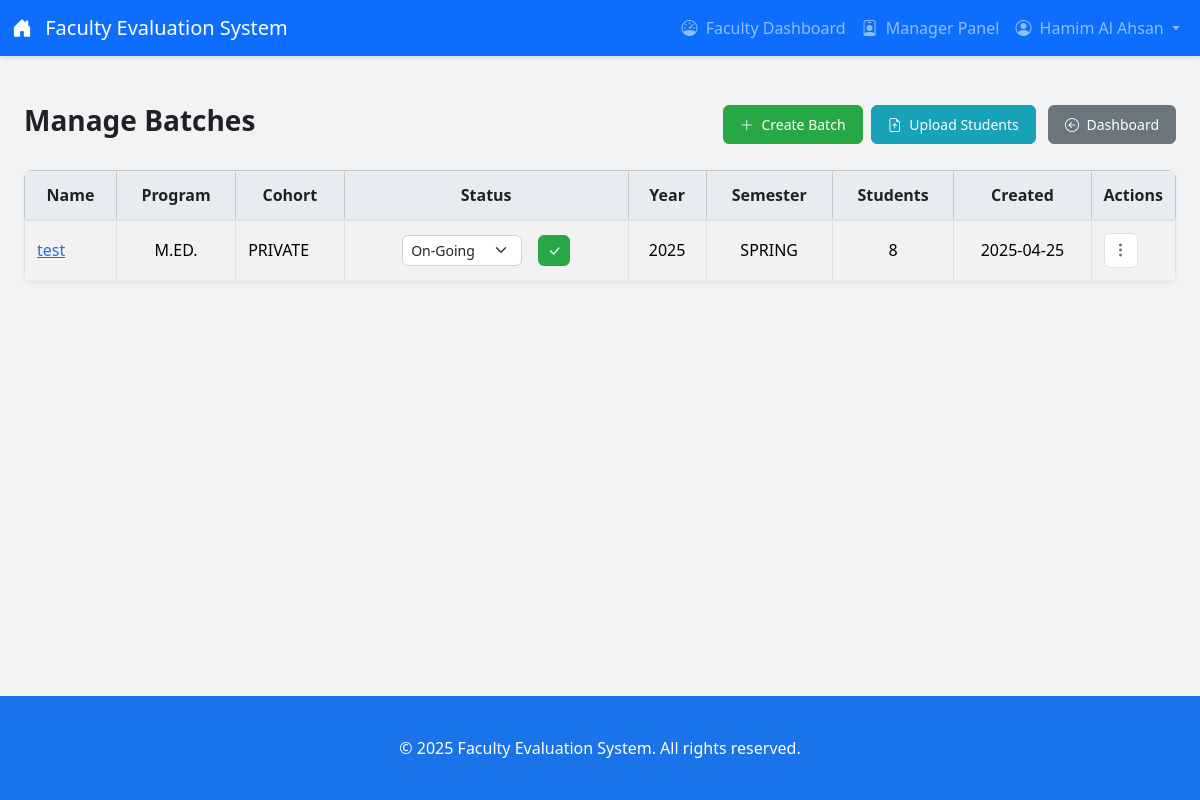
The page /managerpanel/batches/ (signed in) on the database its author committed.
### managerpanel/models.py (models this page shows, shortened)
class Batch(models.Model):
    STATUS_ONGOING = 'ongoing'; STATUS_GRADUATED = 'graduated'
    BATCH_STATUS_CHOICES = [(STATUS_ONGOING, 'On-Going'), (STATUS_GRADUATED, 'Graduated')]
    name = models.CharField(max_length=150, unique=True, help_text="Unique name for the batch")
    cohort = models.ForeignKey(Cohort, on_delete=models.PROTECT, related_name='batches', help_text="The cohort this batch belongs to")
    program = models.ForeignKey(Program, on_delete=models.PROTECT, related_name='batches', null=False, blank=False, help_text="The academic program this batch is for")
    year = models.PositiveIntegerField(help_text="Year the batch started/enrolled")
    semester = models.ForeignKey(Semester, on_delete=models.SET_NULL, null=True, blank=True, help_text="Optional: Semester the batch started/enrolled")
    status = models.CharField(max_length=10, choices=BATCH_STATUS_CHOICES, default=STATUS_ONGOING, db_index=True, help_text="Current status of the batch")
    created_at = models.DateTimeField(auto_now_add=True)
    class Meta: verbose_name = "Batch"; verbose_name_plural = "Batches"; ordering = ['-year', 'status', 'semester__name', 'program__code', 'cohort__name', 'name']

class Cohort(models.Model):
    name = models.CharField(max_length=100, unique=True, help_text="Name of the cohort")
    description = models.TextField(blank=True, null=True, help_text="Optional description")
    class Meta: verbose_name = "Cohort"; verbose_name_plural = "Cohorts"; ordering = ['name']

### responseupload/models.py (models this page shows, shortened)
class Program(models.Model):
    name = models.CharField(max_length=200, help_text="Full name of the program.")
    code = models.CharField(max_length=10, unique=True, help_text="Short unique code for the program.")
    class Meta:
        verbose_name = "Program"
        verbose_name_plural = "Programs"
        ordering = ['name']

class Semester(models.Model):
    name = models.CharField(max_length=20, unique=True, help_text="Name of the semester (e.g., Spring, Summer, Fall).")
    class Meta:
        verbose_name = "Semester"
        verbose_name_plural = "Semesters"
        ordering = ['name']

### managerpanel/views.py (the view)
# urls.py: path('batches/', views.list_batches, name='list_batches'),
@login_required
@user_passes_test(is_manager, login_url=reverse_lazy('responseupload:login'))
def list_batches(request):
    batches = Batch.objects.select_related(
        'semester', 'cohort', 'program'
    ).prefetch_related(
        'students' # For student count display
    ).all().order_by('-year', 'status', 'semester__name', 'name')
    context = {'batches': batches}
    return render(request, 'managerpanel/list_batches.html', context)

### managerpanel/templatetags/manager_tags.py (called while the page is built)
@register.simple_tag
def is_manager_user(user):
    if not user.is_authenticated:
        return False
    try:
        return user.managerprofile.is_manager
    except ManagerProfile.DoesNotExist:
        return False
    except AttributeError: # Handles cases like AnonymousUser more explicitly
         return False

### managerpanel/views.py (called while the page is built)
def is_manager(user):
    if not user.is_authenticated:
        return False
    return ManagerProfile.objects.filter(user=user, is_manager=True).exists()

### managerpanel/templates/managerpanel/list_batches.html (shortened to what this page needs)
{% extends 'responseupload/base.html' %}
{% load static %}
{% block content %}
<div class="container mt-4">
    <div class="d-flex justify-content-between align-items-center mb-4 flex-wrap gap-2">
        <h2>Manage Batches</h2>
        <div class="text-nowrap">
            <a href="{% url 'managerpanel:create_batch' %}" class="btn btn-success btn-sm me-1">
                <i class="bi bi-plus-lg me-1"></i> Create Batch
            </a>
            <a href="{% url 'managerpanel:upload_students_csv' %}" class="btn btn-info btn-sm text-white">
                <i class="bi bi-file-earmark-arrow-up me-1"></i> Upload Students
            </a>
            <a href="{% url 'managerpanel:manager_dashboard' %}" class="btn btn-secondary btn-sm ms-2">
                <i class="bi bi-arrow-left-circle me-1"></i> Dashboard
            </a>
        </div>
    </div>
    {% if batches %}
        <div class="table-responsive shadow-sm rounded">
            <table class="table table-striped table-hover table-bordered table-sm mb-0 align-middle">
                <thead class="table-light text-center">
                    <tr>
                        <th>Name</th>
                        <th>Program</th>
                        <th>Cohort</th>
                        <th style="min-width: 200px;">Status</th>
                        <th>Year</th>
                        <th>Semester</th>
                        <th>Students</th>
                        <th>Created</th>
                        <th class="actions-col">Actions</th>
                    </tr>
                </thead>
                <tbody>
                    {% for batch in batches %}
                        <tr>
                            <td><a href="{% url 'managerpanel:batch_detail' batch.id %}" class="batch-name-link">{{ batch.name }}</a></td>
                            <td class="text-center-col">{{ batch.program.code|default:"N/A" }}</td>
                            <td>{{ batch.cohort.name|default:"N/A" }}</td>
                            <td>
                                <form action="{% url 'managerpanel:update_batch_status' batch.id %}" method="post" class="status-form-inline">
                                    <select name="status" class="form-select form-select-sm" aria-label="Batch Status for {{ batch.name }}">
                                        {% for value, display in batch.BATCH_STATUS_CHOICES %}
                                            <option value="{{ value }}" {% if batch.status == value %}selected{% endif %}>
                                                {{ display }}
                                            </option>
                                        {% endfor %}
                                    </select>
                                    <button type="submit" class="btn btn-sm" title="Update Status">
                                        <i class="bi bi-check-lg"></i>
                                    </button>
                                </form>
                            </td>
                            <td class="text-center-col">{{ batch.year }}</td>
                            <td class="text-center-col">{{ batch.semester.name|default:"N/A" }}</td>
                            <td class="text-center-col">{{ batch.students.count }}</td>
                            <td class="text-center-col">{{ batch.created_at|date:"Y-m-d" }}</td>
                            <td class="actions-col text-center-col">
                                <div class="dropdown action-dropdown">
                                    <button class="btn btn-action" type="button" id="actionMenuButton-{{ batch.id }}" data-bs-toggle="dropdown" data-bs-boundary="viewport" aria-expanded="false" title="Actions for {{ batch.name }}">
                                        <i class="bi bi-three-dots-vertical"></i>
                                    </button>
                                </td>
                            </tr>
                        {% endfor %}
                    </tbody>
                </table>
            </div>
        {% else %}
            <div class commented alert alert-info">No batches created yet. Start by <a href="{% url 'managerpanel:create_batch' %}" class="alert-link">creating a new batch</a>.</div>
        {% endif %}
    </div>
{% endblock %}

### responseupload/templates/responseupload/base.html (shortened to what this page needs)
{% load static %}
{% load manager_tags %}
<!DOCTYPE html>
<html lang="en">
<head>
    <link rel="stylesheet" href="https://cdn.jsdelivr.net/npm/bootstrap@5.3.3/dist/css/bootstrap.min.css">
    <link rel="stylesheet" href="https://cdn.jsdelivr.net/npm/bootstrap-icons@1.11.3/font/bootstrap-icons.min.css">
</head>
<body>
    <nav class="navbar navbar-expand-lg navbar-dark bg-primary">
        <div class="container-fluid">
            <a class="navbar-brand" href="{% url 'responseupload:dashboard' %}">
                <i class="bi bi-house-door-fill me-2"></i> Faculty Evaluation System
            </a>
            <div class="collapse navbar-collapse" id="navbarNav">
                <ul class="navbar-nav ms-auto">
                    {% if user.is_authenticated %}
                        <li class="nav-item">
                            <a class="nav-link " aria-current="page" href="{% url 'responseupload:dashboard' %}"><i class="bi bi-speedometer me-1"></i> Faculty Dashboard</a>
                        </li>
                        {% is_manager_user user as user_is_manager %}
                        {% if user_is_manager %}
                            <li class="nav-item">
                                <a class="nav-link " href="{% url 'managerpanel:manager_dashboard' %}"><i class="bi bi-person-badge me-1"></i> Manager Panel</a>
                            </li>
                        {% endif %}
                        <li class="nav-item dropdown">
                            <a class="nav-link dropdown-toggle" href="#" id="navbarDropdown" role="button" data-bs-toggle="dropdown" aria-expanded="false">
                                <i class="bi bi-person-circle me-1"></i> {{ user.get_full_name|default:user.username }}
                            </a>
                        </li>
                    {% else %}
                        <li class="nav-item">
                            <a class="nav-link" href="{% url 'responseupload:login' %}"><i class="bi bi-box-arrow-in-right me-1"></i> Login</a>
                        </li>
                    {% endif %}
                </ul>
            </div>
        </div>
    </nav>
    <main class="main-content">
        {% block content %}
        {% endblock %}
    </main>
    <footer class="text-center">
        <div class="container">
            <p class="mb-0">© {% now "Y" %} Faculty Evaluation System. All rights reserved.</p>
        </div>
    </footer>
</body>
</html>

### responseupload/templates/responseupload/base.html (style rules this page uses)
:root { --primary-color: #1a73e8; --secondary-color: #f1f3f4; --text-color: #202124; }
body { display: flex; flex-direction: column; min-height: 100vh; color: var(--text-color); background-color: var(--secondary-color); }
.navbar { box-shadow: 0 2px 4px rgba(0,0,0,0.1); transition: all 0.3s ease; }
.nav-link { transition: color 0.2s ease-in-out; }
.main-content { flex: 1 0 auto; padding-bottom: 2rem; }
footer { background-color: var(--primary-color); color: white; padding: 1rem 0; margin-top: auto; }

### managerpanel/templates/managerpanel/list_batches.html (style rules this page uses)
.container { max-width: 1400px; padding: 1.5rem; }
h2 { font-size: 1.75rem; font-weight: 600; color: var(--text-color); }
.btn { border-radius: 0.375rem; transition: all 0.2s ease; }
.btn-success, .btn-info, .btn-secondary { font-weight: 500; padding: 0.5rem 1rem; }
.btn-success { background-color: #28a745; border-color: #28a745; }
.btn-info { background-color: #17a2b8; border-color: #17a2b8; }
.table { border-radius: 0.5rem; overflow: hidden; box-shadow: 0 2px 8px rgba(0, 0, 0, 0.05); background-color: #fff; }
.table th { background-color: #e9ecef; color: var(--text-color); font-weight: 600; padding: 0.75rem; text-align: center; border-bottom: 2px solid #dee2e6; }
.table td { vertical-align: middle; padding: 0.75rem; border-bottom: 1px solid #e9ecef; }
.table a.batch-name-link { color: var(--primary-color); font-weight: 500; transition: color 0.2s ease; }
.status-form-inline { display: flex; align-items: center; gap: 1rem; justify-content: center; flex-wrap: nowrap; min-width: 200px; }
.status-form-inline select.form-select-sm { border-radius: 0.375rem; padding: 0.25rem 0.5rem; font-size: 0.875rem; width: 120px; flex: 0 0 auto; border-color: #ced4da; }
.status-form-inline .btn-sm { border-radius: 0.375rem; padding: 0.25rem 0.5rem; flex: 0 0 auto; background-color: #28a745; border-color: #28a745; color: #fff; }
.action-dropdown { position: relative; }
.action-dropdown .btn-action { background-color: #ffffff; border: 1px solid #dee2e6; border-radius: 0.375rem; padding: 0.3rem 0.5rem; display: flex; align-items: center; justify-content: center; color: var(--text-color); font-size: 0.85rem; transition: all 0.2s ease; }
.action-dropdown .btn-action i { font-size: 1rem; color: #6c757d; }
.table-responsive { position: relative; z-index: 1; }
.text-center-col { text-align: center; }
.actions-col { width: 50px; white-space: nowrap; }

### rows shown on the page
Batch: name "test", program.code "M.ED.", cohort.name "PRIVATE", status "On-Going", year "2025", semester.name "SPRING", students.count "8", created_at "2025-04-25"

### other values the page prints
{{ user.get_full_name|default:user.username }} "Hamim Al Ahsan"
